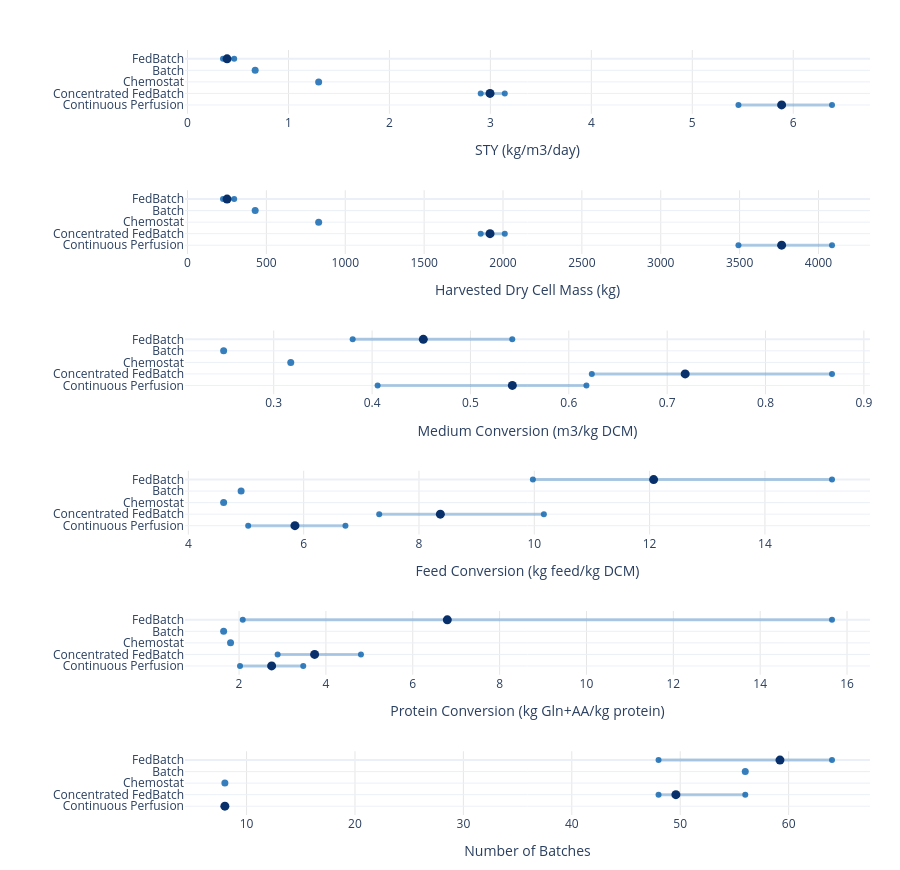

The notebook cell this image was saved under:
### Markdown cell above
## 5. Mode-Level Aggregated Figures

### 5.1 KPI ranges and means by operating mode

This lollipop/range overview uses the aggregated `campaign_summary_table`; it is distinct from the run-level heatmap above.

### Code cell
# Faceted lollipop overview of aggregated KPI ranges and means by operating mode
# Uses campaign_summary_table rather than individual run rows.
import numpy as np
import plotly.graph_objects as go
from plotly.subplots import make_subplots

if "campaign_summary_table" not in globals():
    raise ValueError("Run the campaign summary-table cell first.")

if "mode_order" not in globals() or not mode_order:
    raise ValueError("Run the shared plotting data initialization cell first.")

plot_tbl = campaign_summary_table.copy()
if plot_tbl.empty:
    raise ValueError("campaign_summary_table is empty.")

# Optional campaign filter (kept for future multi-campaign files merged into one table)
CAMPAIGN_FILTER = [CAMPAIGN_LABEL]
if CAMPAIGN_FILTER:
    plot_tbl = plot_tbl[plot_tbl["campaign"].isin(CAMPAIGN_FILTER)].copy()

kpi_order = [k for k in MAIN_KPIS if k in plot_tbl["kpi"].unique()]
if not kpi_order:
    raise ValueError("No matching KPI rows found in campaign_summary_table.")

# Reuse the mode ordering determined in the shared plotting initialization cell
mode_group_order = []
for m in mode_order:
    cm = canonical_mode(m)
    if cm not in mode_group_order:
        mode_group_order.append(cm)
mode_group_order = [m for m in mode_group_order if m in plot_tbl["mode_group"].astype(str).unique()]
mode_to_y = {m: i for i, m in enumerate(mode_group_order)}

# Single hue for ranges and endpoints; darker markers show mode means.
BASE_COLOR = "rgba(33, 113, 181, 0.90)"
RANGE_COLOR = "rgba(33, 113, 181, 0.35)"
MEAN_COLOR = "rgba(8, 48, 107, 1.00)"

fig = make_subplots(
    rows=len(kpi_order),
    cols=1,
    shared_xaxes=False,
    shared_yaxes=False,
    vertical_spacing=0.1,
    #subplot_titles=[KPI_LABELS_MAIN.get(k, k) for k in kpi_order],
)

for row_idx, kpi in enumerate(kpi_order, start=1):
    sub = plot_tbl[plot_tbl["kpi"] == kpi].copy()
    sub["y"] = sub["mode_group"].astype(str).map(mode_to_y)

    # Multi-run ranges
    multi = sub[sub["n_runs"] > 1]
    for _, r in multi.iterrows():
        fig.add_trace(
            go.Scatter(
                x=[r["min_value"], r["max_value"]],
                y=[r["y"], r["y"]],
                mode="lines",
                line=dict(width=3, color=RANGE_COLOR),
                hovertemplate=(
                    f"<b>{r['campaign']}</b><br>"
                    + f"Mode: {r['mode_group']}<br>"
                    + "Range: %{x:.4g}<extra></extra>"
                ),
                showlegend=False,
            ),
            row=row_idx,
            col=1,
        )

    # Endpoints for multi-run ranges
    if not multi.empty:
        fig.add_trace(
            go.Scatter(
                x=np.r_[multi["min_value"].values, multi["max_value"].values],
                y=np.r_[multi["y"].values, multi["y"].values],
                mode="markers",
                marker=dict(size=6, color=BASE_COLOR),
                hovertemplate="Value: %{x:.4g}<extra></extra>",
                showlegend=False,
            ),
            row=row_idx,
            col=1,
        )

    # Mean marker for multi-run modes
    if not multi.empty:
        fig.add_trace(
            go.Scatter(
                x=multi["mean_value"],
                y=multi["y"],
                mode="markers",
                marker=dict(size=9, color=MEAN_COLOR),
                hovertemplate=("<b>%{text}</b><br>Mean: %{x:.4g}<extra></extra>"),
                text=multi["mode_group"].astype(str),
                showlegend=False,
            ),
            row=row_idx,
            col=1,
        )

    # Single-run modes: one dot only
    single = sub[sub["n_runs"] == 1]
    if not single.empty:
        fig.add_trace(
            go.Scatter(
                x=single["mean_value"],
                y=single["y"],
                mode="markers",
                marker=dict(size=7, color=BASE_COLOR),
                hovertemplate=("<b>%{text}</b><br>Value: %{x:.4g}<extra></extra>"),
                text=single["mode_group"].astype(str),
                showlegend=False,
            ),
            row=row_idx,
            col=1,
        )

    fig.update_yaxes(
        tickmode="array",
        tickvals=list(mode_to_y.values()),
        ticktext=list(mode_to_y.keys()),
        autorange="reversed",
        row=row_idx,
        col=1,
    )

    # Per-subplot x-axis title (remove shared/global title approach)
    fig.update_xaxes(
        title_text=KPI_LABELS_MAIN.get(kpi, kpi),
        showgrid=True,
        gridcolor="rgba(0,0,0,0.10)",
        zeroline=False,
        row=row_idx,
        col=1,
    )

fig.update_layout(
    template="plotly_white",
    width=900,
    height=max(500, 145 * len(kpi_order)),
    showlegend=False,
    margin=dict(l=185, r=30, t=50, b=55),
)

fig.show()

### Figure 1 — Plotly figure (JSON) as saved in the notebook; plotly's stock layout.template omitted (floating-point values rounded to 4 significant figures)
{"data": [{"hovertemplate": "<b>Campaign_5</b><br>Mode: FedBatch<br>Range: %{x:.4g}<extra></extra>", "line": {"color": "rgba(33, 113, 181, 0.35)", "width": 3}, "mode": "lines", "showlegend": false, "type": "scatter", "x": [0.3515, 0.4623], "xaxis": "x", "y": [0, 0], "yaxis": "y"}, {"hovertemplate": "<b>Campaign_5</b><br>Mode: Concentrated FedBatch<br>Range: %{x:.4g}<extra></extra>", "line": {"color": "rgba(33, 113, 181, 0.35)", "width": 3}, "mode": "lines", "showlegend": false, "type": "scatter", "x": [2.904, 3.143], "xaxis": "x", "y": [3, 3], "yaxis": "y"}, {"hovertemplate": "<b>Campaign_5</b><br>Mode: Continuous Perfusion<br>Range: %{x:.4g}<extra></extra>", "line": {"color": "rgba(33, 113, 181, 0.35)", "width": 3}, "mode": "lines", "showlegend": false, "type": "scatter", "x": [5.457, 6.384], "xaxis": "x", "y": [4, 4], "yaxis": "y"}, {"hovertemplate": "Value: %{x:.4g}<extra></extra>", "marker": {"color": "rgba(33, 113, 181, 0.90)", "size": 6}, "mode": "markers", "showlegend": false, "type": "scatter", "x": [0.3515, 2.904, 5.457, 0.4623, 3.143, 6.384], "xaxis": "x", "y": [0, 3, 4, 0, 3, 4], "yaxis": "y"}, {"hovertemplate": "<b>%{text}</b><br>Mean: %{x:.4g}<extra></extra>", "marker": {"color": "rgba(8, 48, 107, 1.00)", "size": 9}, "mode": "markers", "showlegend": false, "text": ["FedBatch", "Concentrated FedBatch", "Continuous Perfusion"], "type": "scatter", "x": [0.3917, 2.996, 5.885], "xaxis": "x", "y": [0, 3, 4], "yaxis": "y"}, {"hovertemplate": "<b>%{text}</b><br>Value: %{x:.4g}<extra></extra>", "marker": {"color": "rgba(33, 113, 181, 0.90)", "size": 7}, "mode": "markers", "showlegend": false, "text": ["Batch", "Chemostat"], "type": "scatter", "x": [0.6702, 1.299], "xaxis": "x", "y": [1, 2], "yaxis": "y"}, {"hovertemplate": "<b>Campaign_5</b><br>Mode: FedBatch<br>Range: %{x:.4g}<extra></extra>", "line": {"color": "rgba(33, 113, 181, 0.35)", "width": 3}, "mode": "lines", "showlegend": false, "type": "scatter", "x": [225.0, 295.9], "xaxis": "x2", "y": [0, 0], "yaxis": "y2"}, {"hovertemplate": "<b>Campaign_5</b><br>Mode: Concentrated FedBatch<br>Range: %{x:.4g}<extra></extra>", "line": {"color": "rgba(33, 113, 181, 0.35)", "width": 3}, "mode": "lines", "showlegend": false, "type": "scatter", "x": [1859.0, 2011.0], "xaxis": "x2", "y": [3, 3], "yaxis": "y2"}, {"hovertemplate": "<b>Campaign_5</b><br>Mode: Continuous Perfusion<br>Range: %{x:.4g}<extra></extra>", "line": {"color": "rgba(33, 113, 181, 0.35)", "width": 3}, "mode": "lines", "showlegend": false, "type": "scatter", "x": [3493.0, 4086.0], "xaxis": "x2", "y": [4, 4], "yaxis": "y2"}, {"hovertemplate": "Value: %{x:.4g}<extra></extra>", "marker": {"color": "rgba(33, 113, 181, 0.90)", "size": 6}, "mode": "markers", "showlegend": false, "type": "scatter", "x": [225.0, 1859.0, 3493.0, 295.9, 2011.0, 4086.0], "xaxis": "x2", "y": [0, 3, 4, 0, 3, 4], "yaxis": "y2"}, {"hovertemplate": "<b>%{text}</b><br>Mean: %{x:.4g}<extra></extra>", "marker": {"color": "rgba(8, 48, 107, 1.00)", "size": 9}, "mode": "markers", "showlegend": false, "text": ["FedBatch", "Concentrated FedBatch", "Continuous Perfusion"], "type": "scatter", "x": [250.7, 1918.0, 3766.0], "xaxis": "x2", "y": [0, 3, 4], "yaxis": "y2"}, {"hovertemplate": "<b>%{text}</b><br>Value: %{x:.4g}<extra></extra>", "marker": {"color": "rgba(33, 113, 181, 0.90)", "size": 7}, "mode": "markers", "showlegend": false, "text": ["Batch", "Chemostat"], "type": "scatter", "x": [428.9, 831.3], "xaxis": "x2", "y": [1, 2], "yaxis": "y2"}, {"hovertemplate": "<b>Campaign_5</b><br>Mode: FedBatch<br>Range: %{x:.4g}<extra></extra>", "line": {"color": "rgba(33, 113, 181, 0.35)", "width": 3}, "mode": "lines", "showlegend": false, "type": "scatter", "x": [0.3803, 0.5425], "xaxis": "x3", "y": [0, 0], "yaxis": "y3"}, {"hovertemplate": "<b>Campaign_5</b><br>Mode: Concentrated FedBatch<br>Range: %{x:.4g}<extra></extra>", "line": {"color": "rgba(33, 113, 181, 0.35)", "width": 3}, "mode": "lines", "showlegend": false, "type": "scatter", "x": [0.6234, 0.8676], "xaxis": "x3", "y": [3, 3], "yaxis": "y3"}, {"hovertemplate": "<b>Campaign_5</b><br>Mode: Continuous Perfusion<br>Range: %{x:.4g}<extra></extra>", "line": {"color": "rgba(33, 113, 181, 0.35)", "width": 3}, "mode": "lines", "showlegend": false, "type": "scatter", "x": [0.4056, 0.6179], "xaxis": "x3", "y": [4, 4], "yaxis": "y3"}, {"hovertemplate": "Value: %{x:.4g}<extra></extra>", "marker": {"color": "rgba(33, 113, 181, 0.90)", "size": 6}, "mode": "markers", "showlegend": false, "type": "scatter", "x": [0.3803, 0.6234, 0.4056, 0.5425, 0.8676, 0.6179], "xaxis": "x3", "y": [0, 3, 4, 0, 3, 4], "yaxis": "y3"}, {"hovertemplate": "<b>%{text}</b><br>Mean: %{x:.4g}<extra></extra>", "marker": {"color": "rgba(8, 48, 107, 1.00)", "size": 9}, "mode": "markers", "showlegend": false, "text": ["FedBatch", "Concentrated FedBatch", "Continuous Perfusion"], "type": "scatter", "x": [0.4521, 0.7183, 0.5426], "xaxis": "x3", "y": [0, 3, 4], "yaxis": "y3"}, {"hovertemplate": "<b>%{text}</b><br>Value: %{x:.4g}<extra></extra>", "marker": {"color": "rgba(33, 113, 181, 0.90)", "size": 7}, "mode": "markers", "showlegend": false, "text": ["Batch", "Chemostat"], "type": "scatter", "x": [0.2491, 0.3173], "xaxis": "x3", "y": [1, 2], "yaxis": "y3"}, {"hovertemplate": "<b>Campaign_5</b><br>Mode: FedBatch<br>Range: %{x:.4g}<extra></extra>", "line": {"color": "rgba(33, 113, 181, 0.35)", "width": 3}, "mode": "lines", "showlegend": false, "type": "scatter", "x": [9.976, 15.16], "xaxis": "x4", "y": [0, 0], "yaxis": "y4"}, {"hovertemplate": "<b>Campaign_5</b><br>Mode: Concentrated FedBatch<br>Range: %{x:.4g}<extra></extra>", "line": {"color": "rgba(33, 113, 181, 0.35)", "width": 3}, "mode": "lines", "showlegend": false, "type": "scatter", "x": [7.31, 10.17], "xaxis": "x4", "y": [3, 3], "yaxis": "y4"}, {"hovertemplate": "<b>Campaign_5</b><br>Mode: Continuous Perfusion<br>Range: %{x:.4g}<extra></extra>", "line": {"color": "rgba(33, 113, 181, 0.35)", "width": 3}, "mode": "lines", "showlegend": false, "type": "scatter", "x": [5.038, 6.725], "xaxis": "x4", "y": [4, 4], "yaxis": "y4"}, {"hovertemplate": "Value: %{x:.4g}<extra></extra>", "marker": {"color": "rgba(33, 113, 181, 0.90)", "size": 6}, "mode": "markers", "showlegend": false, "type": "scatter", "x": [9.976, 7.31, 5.038, 15.16, 10.17, 6.725], "xaxis": "x4", "y": [0, 3, 4, 0, 3, 4], "yaxis": "y4"}, {"hovertemplate": "<b>%{text}</b><br>Mean: %{x:.4g}<extra></extra>", "marker": {"color": "rgba(8, 48, 107, 1.00)", "size": 9}, "mode": "markers", "showlegend": false, "text": ["FedBatch", "Concentrated FedBatch", "Continuous Perfusion"], "type": "scatter", "x": [12.07, 8.371, 5.849], "xaxis": "x4", "y": [0, 3, 4], "yaxis": "y4"}, {"hovertemplate": "<b>%{text}</b><br>Value: %{x:.4g}<extra></extra>", "marker": {"color": "rgba(33, 113, 181, 0.90)", "size": 7}, "mode": "markers", "showlegend": false, "text": ["Batch", "Chemostat"], "type": "scatter", "x": [4.915, 4.612], "xaxis": "x4", "y": [1, 2], "yaxis": "y4"}, {"hovertemplate": "<b>Campaign_5</b><br>Mode: FedBatch<br>Range: %{x:.4g}<extra></extra>", "line": {"color": "rgba(33, 113, 181, 0.35)", "width": 3}, "mode": "lines", "showlegend": false, "type": "scatter", "x": [2.084, 15.65], "xaxis": "x5", "y": [0, 0], "yaxis": "y5"}, {"hovertemplate": "<b>Campaign_5</b><br>Mode: Concentrated FedBatch<br>Range: %{x:.4g}<extra></extra>", "line": {"color": "rgba(33, 113, 181, 0.35)", "width": 3}, "mode": "lines", "showlegend": false, "type": "scatter", "x": [2.888, 4.807], "xaxis": "x5", "y": [3, 3], "yaxis": "y5"}, {"hovertemplate": "<b>Campaign_5</b><br>Mode: Continuous Perfusion<br>Range: %{x:.4g}<extra></extra>", "line": {"color": "rgba(33, 113, 181, 0.35)", "width": 3}, "mode": "lines", "showlegend": false, "type": "scatter", "x": [2.022, 3.478], "xaxis": "x5", "y": [4, 4], "yaxis": "y5"}, {"hovertemplate": "Value: %{x:.4g}<extra></extra>", "marker": {"color": "rgba(33, 113, 181, 0.90)", "size": 6}, "mode": "markers", "showlegend": false, "type": "scatter", "x": [2.084, 2.888, 2.022, 15.65, 4.807, 3.478], "xaxis": "x5", "y": [0, 3, 4, 0, 3, 4], "yaxis": "y5"}, {"hovertemplate": "<b>%{text}</b><br>Mean: %{x:.4g}<extra></extra>", "marker": {"color": "rgba(8, 48, 107, 1.00)", "size": 9}, "mode": "markers", "showlegend": false, "text": ["FedBatch", "Concentrated FedBatch", "Continuous Perfusion"], "type": "scatter", "x": [6.796, 3.74, 2.75], "xaxis": "x5", "y": [0, 3, 4], "yaxis": "y5"}, {"hovertemplate": "<b>%{text}</b><br>Value: %{x:.4g}<extra></extra>", "marker": {"color": "rgba(33, 113, 181, 0.90)", "size": 7}, "mode": "markers", "showlegend": false, "text": ["Batch", "Chemostat"], "type": "scatter", "x": [1.645, 1.804], "xaxis": "x5", "y": [1, 2], "yaxis": "y5"}, {"hovertemplate": "<b>Campaign_5</b><br>Mode: FedBatch<br>Range: %{x:.4g}<extra></extra>", "line": {"color": "rgba(33, 113, 181, 0.35)", "width": 3}, "mode": "lines", "showlegend": false, "type": "scatter", "x": [48, 64], "xaxis": "x6", "y": [0, 0], "yaxis": "y6"}, {"hovertemplate": "<b>Campaign_5</b><br>Mode: Concentrated FedBatch<br>Range: %{x:.4g}<extra></extra>", "line": {"color": "rgba(33, 113, 181, 0.35)", "width": 3}, "mode": "lines", "showlegend": false, "type": "scatter", "x": [48, 56], "xaxis": "x6", "y": [3, 3], "yaxis": "y6"}, {"hovertemplate": "<b>Campaign_5</b><br>Mode: Continuous Perfusion<br>Range: %{x:.4g}<extra></extra>", "line": {"color": "rgba(33, 113, 181, 0.35)", "width": 3}, "mode": "lines", "showlegend": false, "type": "scatter", "x": [8, 8], "xaxis": "x6", "y": [4, 4], "yaxis": "y6"}, {"hovertemplate": "Value: %{x:.4g}<extra></extra>", "marker": {"color": "rgba(33, 113, 181, 0.90)", "size": 6}, "mode": "markers", "showlegend": false, "type": "scatter", "x": [48.0, 48.0, 8.0, 64.0, 56.0, 8.0], "xaxis": "x6", "y": [0, 3, 4, 0, 3, 4], "yaxis": "y6"}, {"hovertemplate": "<b>%{text}</b><br>Mean: %{x:.4g}<extra></extra>", "marker": {"color": "rgba(8, 48, 107, 1.00)", "size": 9}, "mode": "markers", "showlegend": false, "text": ["FedBatch", "Concentrated FedBatch", "Continuous Perfusion"], "type": "scatter", "x": [59.2, 49.6, 8.0], "xaxis": "x6", "y": [0, 3, 4], "yaxis": "y6"}, {"hovertemplate": "<b>%{text}</b><br>Value: %{x:.4g}<extra></extra>", "marker": {"color": "rgba(33, 113, 181, 0.90)", "size": 7}, "mode": "markers", "showlegend": false, "text": ["Batch", "Chemostat"], "type": "scatter", "x": [56.0, 8.0], "xaxis": "x6", "y": [1, 2], "yaxis": "y6"}], "layout": {"height": 870, "margin": {"b": 55, "l": 185, "r": 30, "t": 50}, "showlegend": false, "width": 900, "xaxis": {"anchor": "y", "domain": [0, 1], "gridcolor": "rgba(0,0,0,0.10)", "showgrid": true, "title": {"text": "STY (kg/m3/day)"}, "zeroline": false}, "xaxis2": {"anchor": "y2", "domain": [0, 1], "gridcolor": "rgba(0,0,0,0.10)", "showgrid": true, "title": {"text": "Harvested Dry Cell Mass (kg)"}, "zeroline": false}, "xaxis3": {"anchor": "y3", "domain": [0, 1], "gridcolor": "rgba(0,0,0,0.10)", "showgrid": true, "title": {"text": "Medium Conversion (m3/kg DCM)"}, "zeroline": false}, "xaxis4": {"anchor": "y4", "domain": [0, 1], "gridcolor": "rgba(0,0,0,0.10)", "showgrid": true, "title": {"text": "Feed Conversion (kg feed/kg DCM)"}, "zeroline": false}, "xaxis5": {"anchor": "y5", "domain": [0, 1], "gridcolor": "rgba(0,0,0,0.10)", "showgrid": true, "title": {"text": "Protein Conversion (kg Gln+AA/kg protein)"}, "zeroline": false}, "xaxis6": {"anchor": "y6", "domain": [0, 1], "gridcolor": "rgba(0,0,0,0.10)", "showgrid": true, "title": {"text": "Number of Batches"}, "zeroline": false}, "yaxis": {"anchor": "x", "autorange": "reversed", "domain": [0.9167, 1], "tickmode": "array", "ticktext": ["FedBatch", "Batch", "Chemostat", "Concentrated FedBatch", "Continuous Perfusion"], "tickvals": [0, 1, 2, 3, 4]}, "yaxis2": {"anchor": "x2", "autorange": "reversed", "domain": [0.7333, 0.8167], "tickmode": "array", "ticktext": ["FedBatch", "Batch", "Chemostat", "Concentrated FedBatch", "Continuous Perfusion"], "tickvals": [0, 1, 2, 3, 4]}, "yaxis3": {"anchor": "x3", "autorange": "reversed", "domain": [0.55, 0.6333], "tickmode": "array", "ticktext": ["FedBatch", "Batch", "Chemostat", "Concentrated FedBatch", "Continuous Perfusion"], "tickvals": [0, 1, 2, 3, 4]}, "yaxis4": {"anchor": "x4", "autorange": "reversed", "domain": [0.3667, 0.45], "tickmode": "array", "ticktext": ["FedBatch", "Batch", "Chemostat", "Concentrated FedBatch", "Continuous Perfusion"], "tickvals": [0, 1, 2, 3, 4]}, "yaxis5": {"anchor": "x5", "autorange": "reversed", "domain": [0.1833, 0.2667], "tickmode": "array", "ticktext": ["FedBatch", "Batch", "Chemostat", "Concentrated FedBatch", "Continuous Perfusion"], "tickvals": [0, 1, 2, 3, 4]}, "yaxis6": {"anchor": "x6", "autorange": "reversed", "domain": [0, 0.08333], "tickmode": "array", "ticktext": ["FedBatch", "Batch", "Chemostat", "Concentrated FedBatch", "Continuous Perfusion"], "tickvals": [0, 1, 2, 3, 4]}}}
